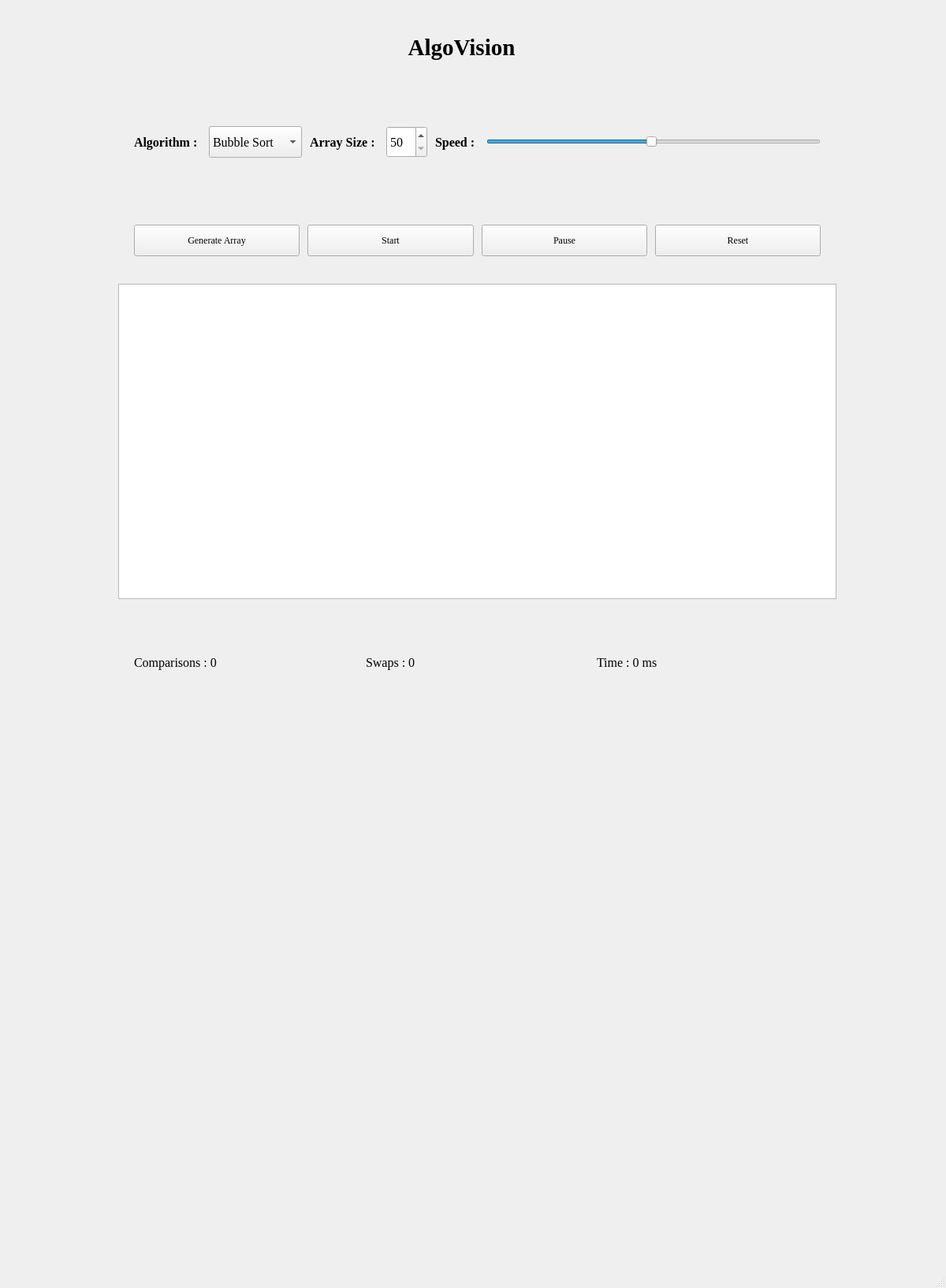
<?xml version="1.0" encoding="UTF-8"?>
<ui version="4.0">
 <class>MainWindow</class>
 <widget class="QMainWindow" name="MainWindow">
  <property name="geometry">
   <rect>
    <x>0</x>
    <y>0</y>
    <width>1200</width>
    <height>1634</height>
   </rect>
  </property>
  <property name="minimumSize">
   <size>
    <width>0</width>
    <height>40</height>
   </size>
  </property>
  <property name="windowTitle">
   <string>AlgoVision</string>
  </property>
  <widget class="QWidget" name="centralwidget">
   <widget class="QLabel" name="label">
    <property name="geometry">
     <rect>
      <x>360</x>
      <y>10</y>
      <width>451</width>
      <height>101</height>
     </rect>
    </property>
    <property name="font">
     <font>
      <family>Times New Roman</family>
      <pointsize>22</pointsize>
      <bold>true</bold>
     </font>
    </property>
    <property name="text">
     <string>AlgoVision</string>
    </property>
    <property name="alignment">
     <set>Qt::AlignmentFlag::AlignCenter</set>
    </property>
   </widget>
   <widget class="QWidget" name="horizontalLayoutWidget">
    <property name="geometry">
     <rect>
      <x>150</x>
      <y>110</y>
      <width>911</width>
      <height>141</height>
     </rect>
    </property>
    <layout class="QHBoxLayout" name="horizontalLayout">
     <property name="spacing">
      <number>10</number>
     </property>
     <property name="leftMargin">
      <number>20</number>
     </property>
     <property name="topMargin">
      <number>15</number>
     </property>
     <property name="rightMargin">
      <number>20</number>
     </property>
     <property name="bottomMargin">
      <number>15</number>
     </property>
     <item>
      <widget class="QLabel" name="label_3">
       <property name="sizePolicy">
        <sizepolicy hsizetype="Fixed" vsizetype="Fixed">
         <horstretch>0</horstretch>
         <verstretch>0</verstretch>
        </sizepolicy>
       </property>
       <property name="maximumSize">
        <size>
         <width>1200</width>
         <height>700</height>
        </size>
       </property>
       <property name="font">
        <font>
         <family>Times New Roman</family>
         <pointsize>12</pointsize>
         <italic>false</italic>
         <bold>true</bold>
         <kerning>false</kerning>
        </font>
       </property>
       <property name="text">
        <string>Algorithm : </string>
       </property>
      </widget>
     </item>
     <item>
      <widget class="QComboBox" name="algorithmComboBox">
       <property name="minimumSize">
        <size>
         <width>0</width>
         <height>40</height>
        </size>
       </property>
       <property name="font">
        <font>
         <family>Times New Roman</family>
         <pointsize>12</pointsize>
         <kerning>false</kerning>
        </font>
       </property>
       <item>
        <property name="text">
         <string>Bubble Sort</string>
        </property>
       </item>
       <item>
        <property name="text">
         <string>Selection Sort</string>
        </property>
       </item>
       <item>
        <property name="text">
         <string>Insertion Sort</string>
        </property>
       </item>
       <item>
        <property name="text">
         <string>Quick Sort</string>
        </property>
       </item>
       <item>
        <property name="text">
         <string>Merge Sort</string>
        </property>
       </item>
      </widget>
     </item>
     <item>
      <widget class="QLabel" name="label_2">
       <property name="font">
        <font>
         <family>Times New Roman</family>
         <pointsize>12</pointsize>
         <bold>true</bold>
         <kerning>false</kerning>
        </font>
       </property>
       <property name="text">
        <string>Array Size : </string>
       </property>
      </widget>
     </item>
     <item>
      <widget class="QSpinBox" name="arraySizeSpinBox">
       <property name="sizePolicy">
        <sizepolicy hsizetype="Minimum" vsizetype="Fixed">
         <horstretch>0</horstretch>
         <verstretch>0</verstretch>
        </sizepolicy>
       </property>
       <property name="minimumSize">
        <size>
         <width>0</width>
         <height>40</height>
        </size>
       </property>
       <property name="font">
        <font>
         <family>Times New Roman</family>
         <pointsize>12</pointsize>
         <bold>false</bold>
         <kerning>false</kerning>
        </font>
       </property>
       <property name="minimum">
        <number>50</number>
       </property>
       <property name="maximum">
        <number>100</number>
       </property>
       <property name="singleStep">
        <number>1</number>
       </property>
       <property name="value">
        <number>50</number>
       </property>
       <property name="displayIntegerBase">
        <number>10</number>
       </property>
      </widget>
     </item>
     <item>
      <widget class="QLabel" name="label_4">
       <property name="minimumSize">
        <size>
         <width>2</width>
         <height>2</height>
        </size>
       </property>
       <property name="font">
        <font>
         <family>Times New Roman</family>
         <pointsize>12</pointsize>
         <bold>true</bold>
         <kerning>false</kerning>
        </font>
       </property>
       <property name="text">
        <string>Speed : </string>
       </property>
      </widget>
     </item>
     <item>
      <widget class="QSlider" name="speedSlider">
       <property name="enabled">
        <bool>true</bool>
       </property>
       <property name="minimumSize">
        <size>
         <width>0</width>
         <height>40</height>
        </size>
       </property>
       <property name="font">
        <font>
         <family>Times New Roman</family>
         <pointsize>12</pointsize>
        </font>
       </property>
       <property name="minimum">
        <number>1</number>
       </property>
       <property name="maximum">
        <number>100</number>
       </property>
       <property name="value">
        <number>50</number>
       </property>
       <property name="sliderPosition">
        <number>50</number>
       </property>
       <property name="orientation">
        <enum>Qt::Orientation::Horizontal</enum>
       </property>
       <property name="tickPosition">
        <enum>QSlider::TickPosition::NoTicks</enum>
       </property>
      </widget>
     </item>
    </layout>
   </widget>
   <widget class="QWidget" name="horizontalLayoutWidget_2">
    <property name="geometry">
     <rect>
      <x>150</x>
      <y>260</y>
      <width>911</width>
      <height>91</height>
     </rect>
    </property>
    <layout class="QHBoxLayout" name="layout2">
     <property name="spacing">
      <number>10</number>
     </property>
     <property name="leftMargin">
      <number>20</number>
     </property>
     <property name="topMargin">
      <number>15</number>
     </property>
     <property name="rightMargin">
      <number>20</number>
     </property>
     <property name="bottomMargin">
      <number>15</number>
     </property>
     <item>
      <widget class="QPushButton" name="generateButton">
       <property name="minimumSize">
        <size>
         <width>0</width>
         <height>40</height>
        </size>
       </property>
       <property name="font">
        <font>
         <family>Times New Roman</family>
        </font>
       </property>
       <property name="text">
        <string>Generate Array</string>
       </property>
      </widget>
     </item>
     <item>
      <widget class="QPushButton" name="startButton">
       <property name="minimumSize">
        <size>
         <width>0</width>
         <height>40</height>
        </size>
       </property>
       <property name="font">
        <font>
         <family>Times New Roman</family>
        </font>
       </property>
       <property name="text">
        <string>Start</string>
       </property>
      </widget>
     </item>
     <item>
      <widget class="QPushButton" name="pauseButton">
       <property name="minimumSize">
        <size>
         <width>0</width>
         <height>40</height>
        </size>
       </property>
       <property name="font">
        <font>
         <family>Times New Roman</family>
        </font>
       </property>
       <property name="text">
        <string>Pause</string>
       </property>
      </widget>
     </item>
     <item>
      <widget class="QPushButton" name="resetButton">
       <property name="minimumSize">
        <size>
         <width>0</width>
         <height>40</height>
        </size>
       </property>
       <property name="font">
        <font>
         <family>Times New Roman</family>
        </font>
       </property>
       <property name="text">
        <string>Reset</string>
       </property>
      </widget>
     </item>
    </layout>
   </widget>
   <widget class="QWidget" name="horizontalLayoutWidget_3">
    <property name="geometry">
     <rect>
      <x>150</x>
      <y>770</y>
      <width>911</width>
      <height>141</height>
     </rect>
    </property>
    <layout class="QHBoxLayout" name="horizontalLayout_2">
     <property name="spacing">
      <number>10</number>
     </property>
     <property name="leftMargin">
      <number>20</number>
     </property>
     <property name="topMargin">
      <number>15</number>
     </property>
     <property name="rightMargin">
      <number>20</number>
     </property>
     <property name="bottomMargin">
      <number>15</number>
     </property>
     <item>
      <widget class="QLabel" name="comparisonLabel">
       <property name="font">
        <font>
         <family>Times New Roman</family>
         <pointsize>12</pointsize>
        </font>
       </property>
       <property name="text">
        <string>Comparisons : 0</string>
       </property>
      </widget>
     </item>
     <item>
      <widget class="QLabel" name="swapLabel">
       <property name="font">
        <font>
         <family>Times New Roman</family>
         <pointsize>12</pointsize>
        </font>
       </property>
       <property name="text">
        <string>Swaps : 0</string>
       </property>
      </widget>
     </item>
     <item alignment="Qt::AlignmentFlag::AlignVCenter">
      <widget class="QLabel" name="timeLabel">
       <property name="font">
        <font>
         <family>Times New Roman</family>
         <pointsize>12</pointsize>
        </font>
       </property>
       <property name="text">
        <string>Time : 0 ms</string>
       </property>
      </widget>
     </item>
    </layout>
   </widget>
   <widget class="QGraphicsView" name="graphicsView">
    <property name="geometry">
     <rect>
      <x>150</x>
      <y>360</y>
      <width>911</width>
      <height>400</height>
     </rect>
    </property>
    <property name="minimumSize">
     <size>
      <width>0</width>
      <height>400</height>
     </size>
    </property>
    <property name="verticalScrollBarPolicy">
     <enum>Qt::ScrollBarPolicy::ScrollBarAlwaysOff</enum>
    </property>
    <property name="horizontalScrollBarPolicy">
     <enum>Qt::ScrollBarPolicy::ScrollBarAlwaysOff</enum>
    </property>
   </widget>
  </widget>
  <widget class="QMenuBar" name="menubar">
   <property name="geometry">
    <rect>
     <x>0</x>
     <y>0</y>
     <width>1200</width>
     <height>25</height>
    </rect>
   </property>
  </widget>
  <widget class="QStatusBar" name="statusbar"/>
 </widget>
 <resources/>
 <connections/>
</ui>
